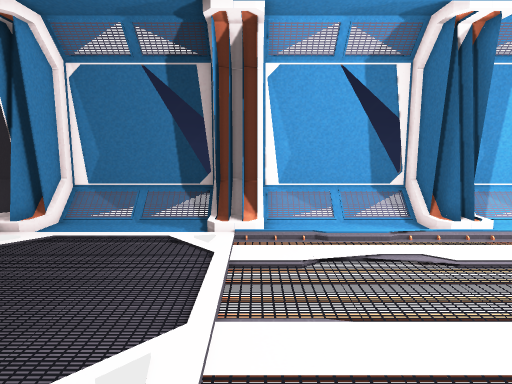
[1] (above)

20 first-person views from a walk through a 3-D level made in the Unity game engine. The camera is 1.5 m above the floor, tilts 8° down and sees 75° across. The floor is counted in squares, 0.5 m on a side. Each view is taken from the middle of a square. On the plan, view 1 faces up. The plan holds only what a view shows up to about 20 squares ahead; the rest is blank. The place goes on beyond the plan. The player is left out. Door leaves are left out, so doorways stand open.

[2]
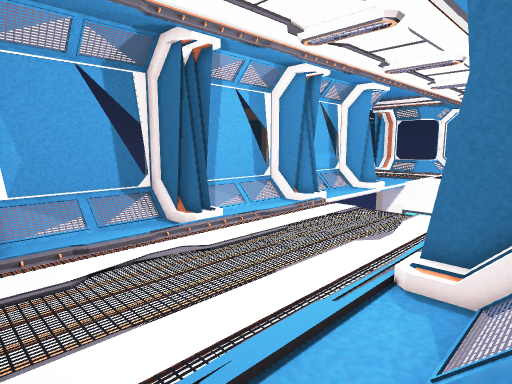

[3]
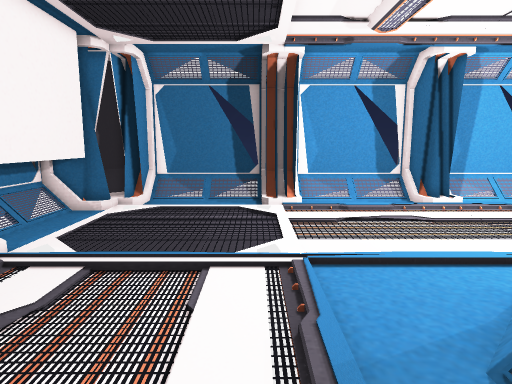

[4]
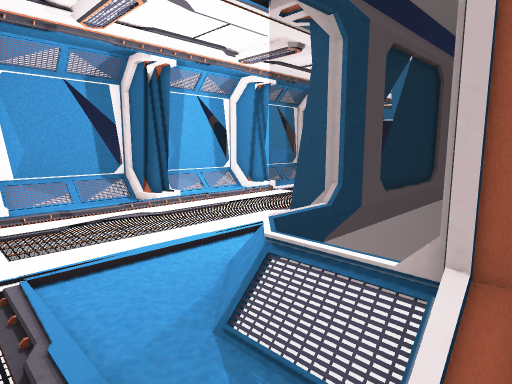

[5]
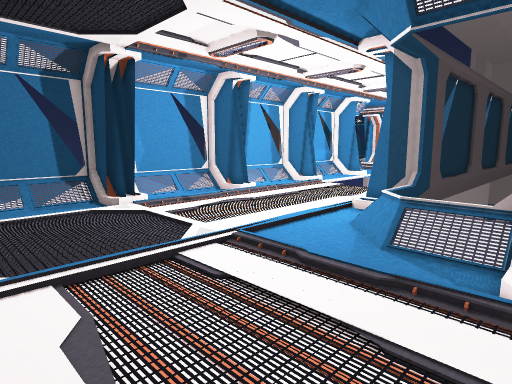

[6]
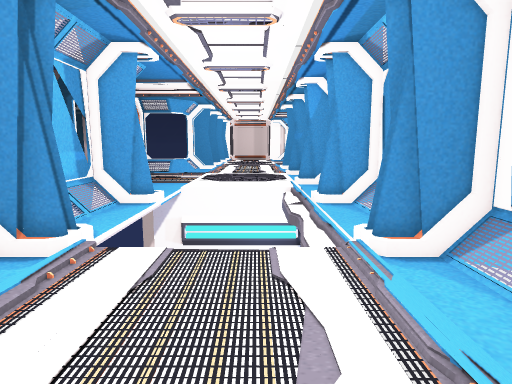

[7]
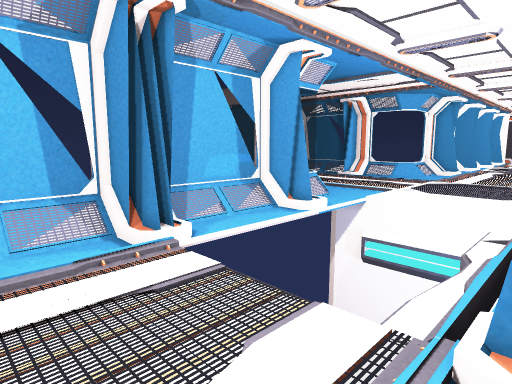

[8]
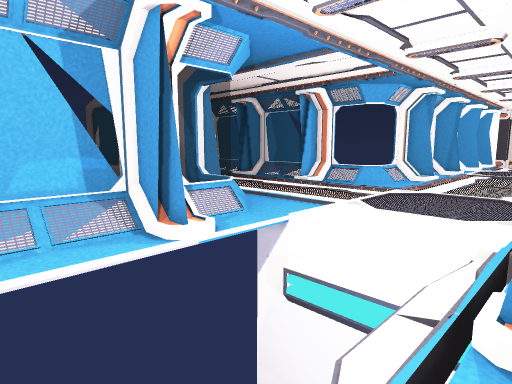

[9]
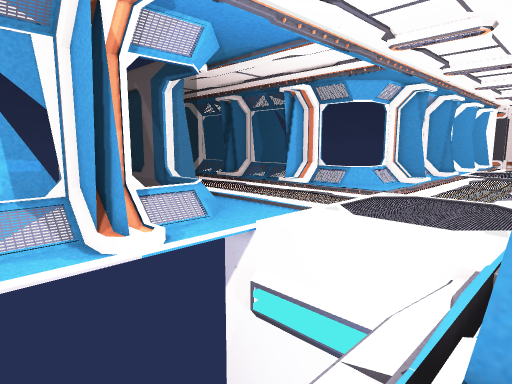

[10]
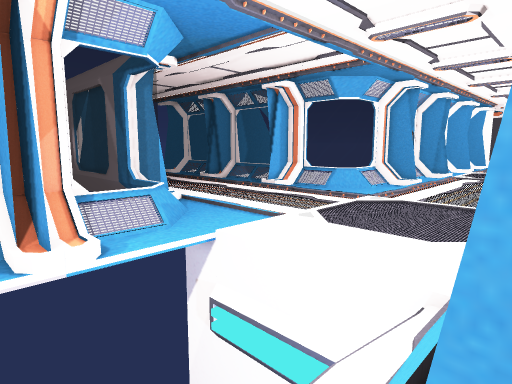

[11]
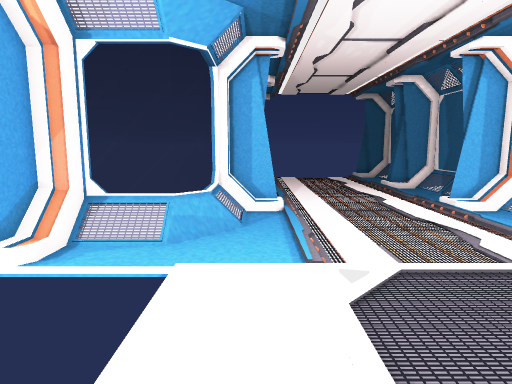

[12]
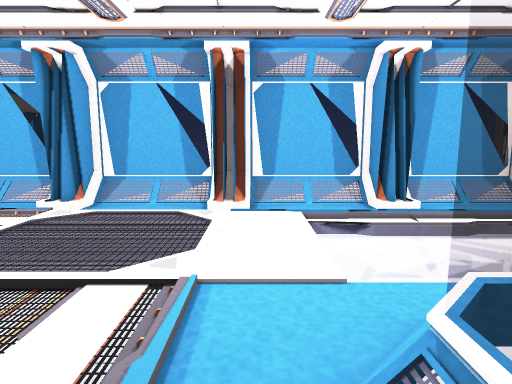

[13]
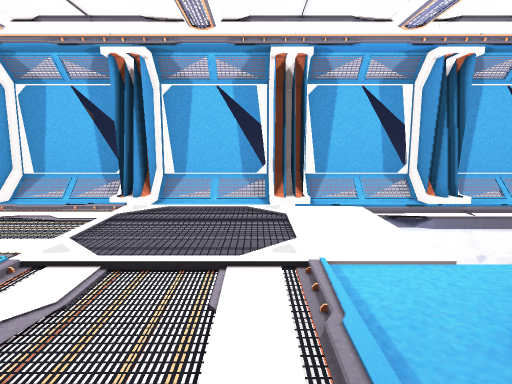

[14]
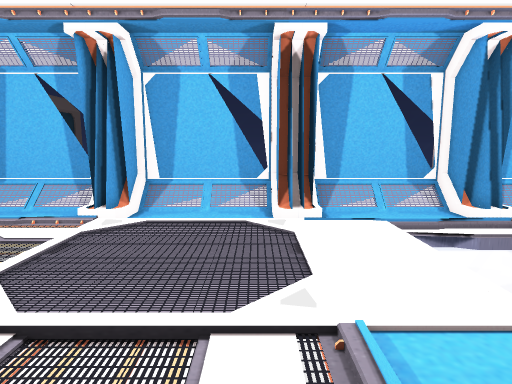

[15]
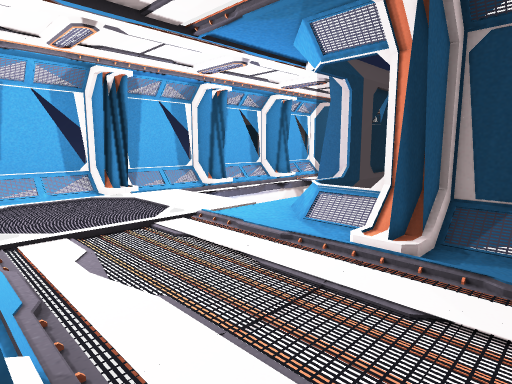

[16]
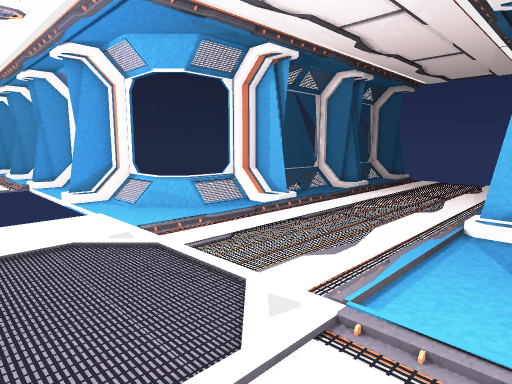

[17]
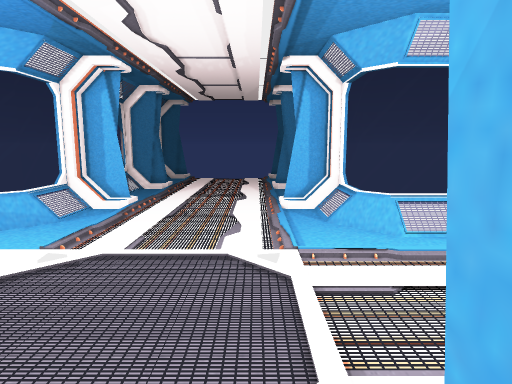

[18]
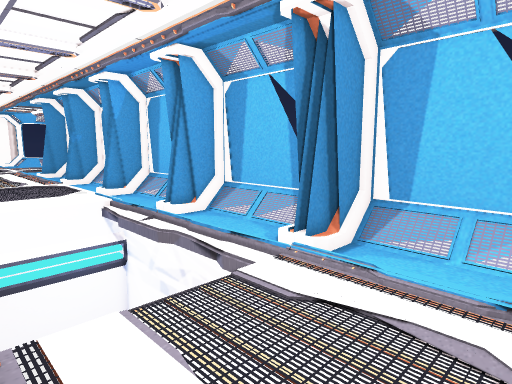

[19]
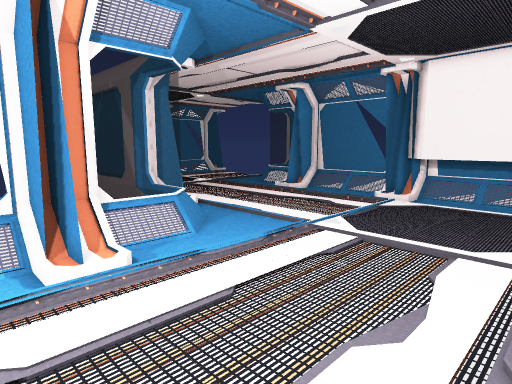

[20]
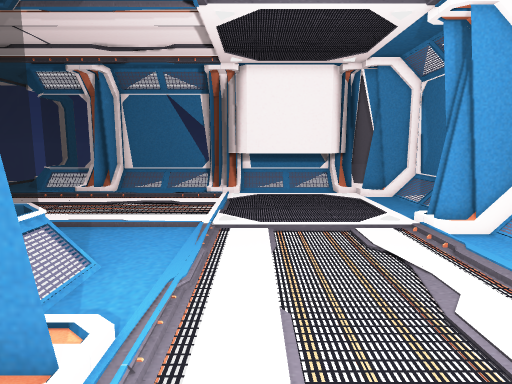

### Floor plan
Key: @ floor where view 1 was taken; # wall or solid block; . main floor; : floor 0.25 m higher than the main floor; / step, stairs or slope; = window, fence, low wall or low ledge; v drop or lower ground; O other object.
Columns run from 9 left of view 1 to 42 right of it. Each row starts with its distance up from view 1.
 23                                      =   ..........=
 22                                      =O............
 21                                      =O..........
 20                                      ###/.........
 19                                      ###/........###
 18                                      ##//..........#
 17                                      =O............=
 16                                      =O............=
 15                                      =O............=
 14  #=====###=====###=====###====####===#..............
 13 ##//////##//////##//////##:::   #////...............
 12 ##......##......##......##......#:..................
 11 #/......=/......=/......:vvvvvvvvvvvvv..............
 10 /........................            v..............
  9 #........................            v..............
  8 #........................            v..............
  7 #........................            v..............
  6 #........................            v..............
  5 #........................          = v..............
  4 /...........................vv......v...............
  3 /...............//......=/......v/......=/......=...
  2 /.............../#......##......##......##......##..
  1  .........../////#//////##//////##//////##//////##//
  0  ........@.#====##=====###=====###=====###=====###==
 -1  ..........==#
 -2  ..........=#
 -3  ..........=
 -4  ..........#
 -5  ....  . ###

Positions as (right, up) in squares from view 1, and headings:
1: (0, 0), facing up
2: (-1, 0), facing up-right
3: (-2, -5), facing up
4: (-2, -5), facing up-right
5: (-8, -5), facing up-right
6: (6, 6), facing right
7: (10, 2), facing up-right
8: (17, 2), facing up-right
9: (19, 2), facing up-right
10: (21, 2), facing up-right
11: (30, 3), facing up
12: (30, 18), facing down
13: (33, 19), facing down
14: (33, 16), facing down
15: (40, 23), facing down-left
16: (42, 6), facing up-left
17: (38, 1), facing up
18: (9, 11), facing down-right
19: (10, 11), facing down-left
20: (11, 5), facing left
